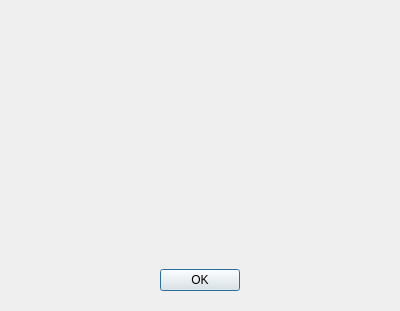
<ui version="4.0" >
 <author></author>
 <comment>*********************************************************************
 **
 ** Copyright (C) 1992-2005 Trolltech AS. All rights reserved.
 **
 ** This file is part of the Qt Linguist of the Qt Toolkit.
 **
 ** This file may be used under the terms of the GNU General Public
** License version 2.0 as published by the Free Software Foundation
** and appearing in the file LICENSE.GPL included in the packaging of
** this file.  Please review the following information to ensure GNU
** General Public Licensing requirements will be met:
** http://www.trolltech.com/products/qt/opensource.html
**
** If you are unsure which license is appropriate for your use, please
** review the following information:
** http://www.trolltech.com/products/qt/licensing.html or contact the
** sales department at sales@trolltech.com.
 **
 ** This file is provided AS IS with NO WARRANTY OF ANY KIND, INCLUDING THE
 ** WARRANTY OF DESIGN, MERCHANTABILITY AND FITNESS FOR A PARTICULAR PURPOSE.
 **
 *********************************************************************</comment>
 <exportmacro></exportmacro>
 <class>AboutDialog</class>
 <widget class="QDialog" name="AboutDialog" >
  <property name="geometry" >
   <rect>
    <x>0</x>
    <y>0</y>
    <width>400</width>
    <height>311</height>
   </rect>
  </property>
  <property name="windowTitle" >
   <string>Qt Linguist</string>
  </property>
  <layout class="QVBoxLayout" >
   <property name="margin" >
    <number>11</number>
   </property>
   <property name="spacing" >
    <number>6</number>
   </property>
   <property name="sizeConstraint" >
    <enum>QLayout::SetMinimumSize</enum>
   </property>
   <item>
    <widget class="QLabel" name="PixmapLabel1" >
     <property name="frameShape" >
      <enum>QFrame::NoFrame</enum>
     </property>
     <property name="frameShadow" >
      <enum>QFrame::Plain</enum>
     </property>
     <property name="scaledContents" >
      <bool>false</bool>
     </property>
     <property name="alignment" >
      <set>Qt::AlignCenter</set>
     </property>
    </widget>
   </item>
   <item>
    <widget class="QLabel" name="versionLabel" >
     <property name="alignment" >
      <set>Qt::AlignCenter</set>
     </property>
    </widget>
   </item>
   <item>
    <widget class="QLabel" name="infoText" >
     <property name="text" >
      <string/>
     </property>
     <property name="wordWrap" >
      <bool>true</bool>
     </property>
    </widget>
   </item>
   <item>
    <spacer>
     <property name="orientation" >
      <enum>Qt::Vertical</enum>
     </property>
     <property name="sizeHint" >
      <size>
       <width>20</width>
       <height>40</height>
      </size>
     </property>
    </spacer>
   </item>
   <item>
    <layout class="QHBoxLayout" >
     <property name="margin" >
      <number>0</number>
     </property>
     <property name="spacing" >
      <number>6</number>
     </property>
     <item>
      <spacer>
       <property name="orientation" >
        <enum>Qt::Horizontal</enum>
       </property>
       <property name="sizeHint" >
        <size>
         <width>20</width>
         <height>40</height>
        </size>
       </property>
      </spacer>
     </item>
     <item>
      <widget class="QPushButton" name="PushButton1" >
       <property name="text" >
        <string>OK</string>
       </property>
       <property name="autoDefault" >
        <bool>true</bool>
       </property>
       <property name="default" >
        <bool>true</bool>
       </property>
      </widget>
     </item>
     <item>
      <spacer>
       <property name="orientation" >
        <enum>Qt::Horizontal</enum>
       </property>
       <property name="sizeHint" >
        <size>
         <width>20</width>
         <height>40</height>
        </size>
       </property>
      </spacer>
     </item>
    </layout>
   </item>
  </layout>
 </widget>
 <pixmapfunction></pixmapfunction>
 <resources/>
 <connections/>
</ui>
